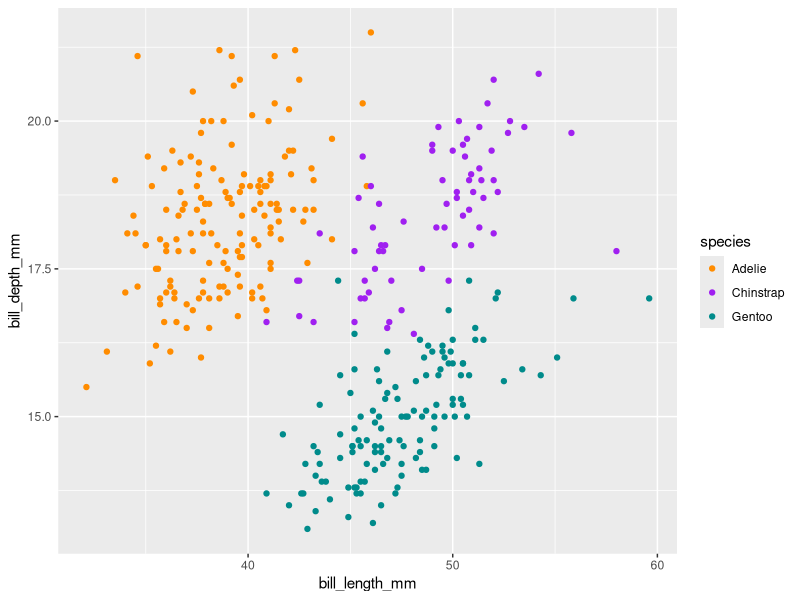
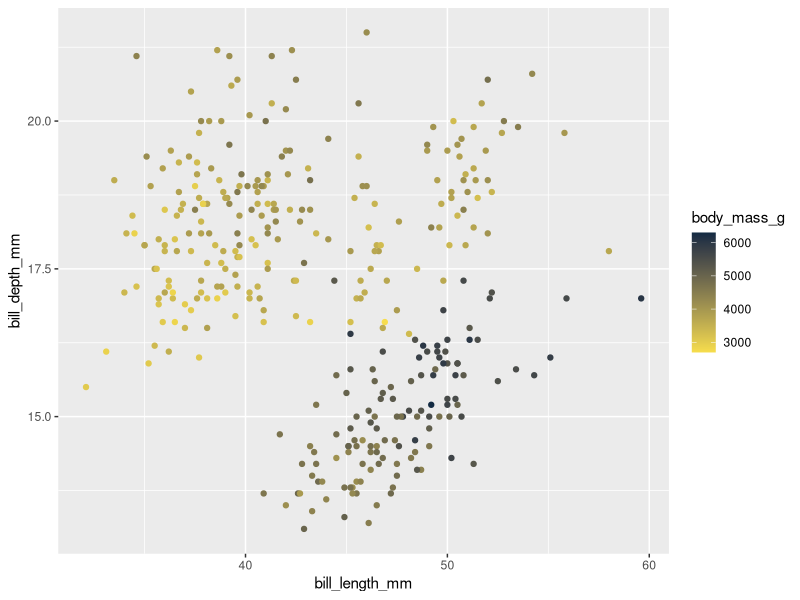
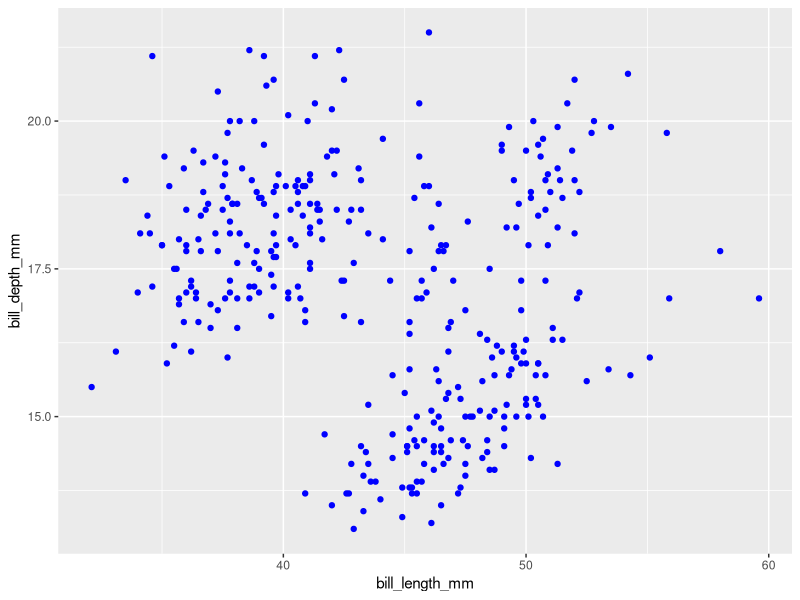
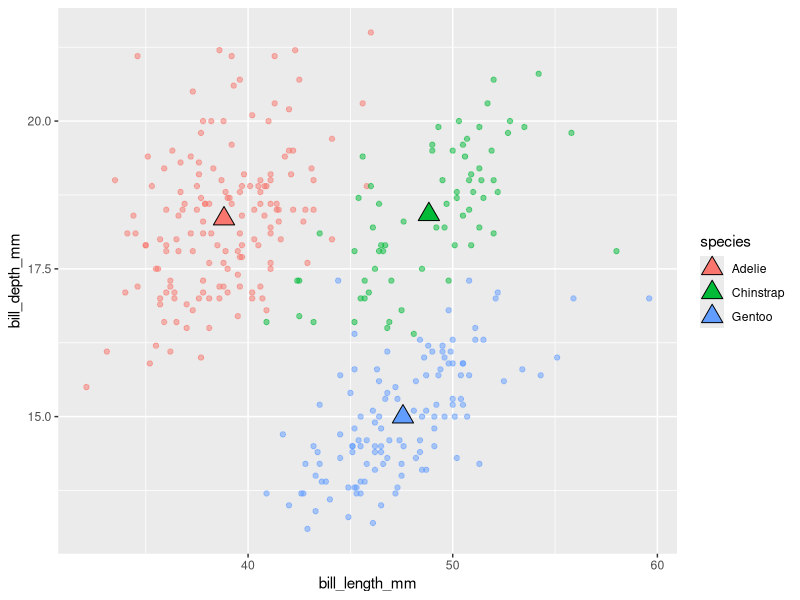
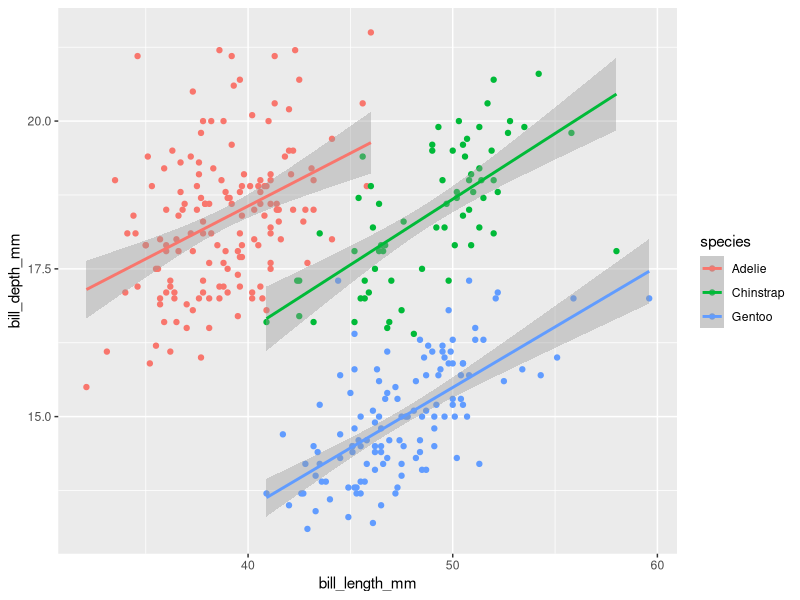
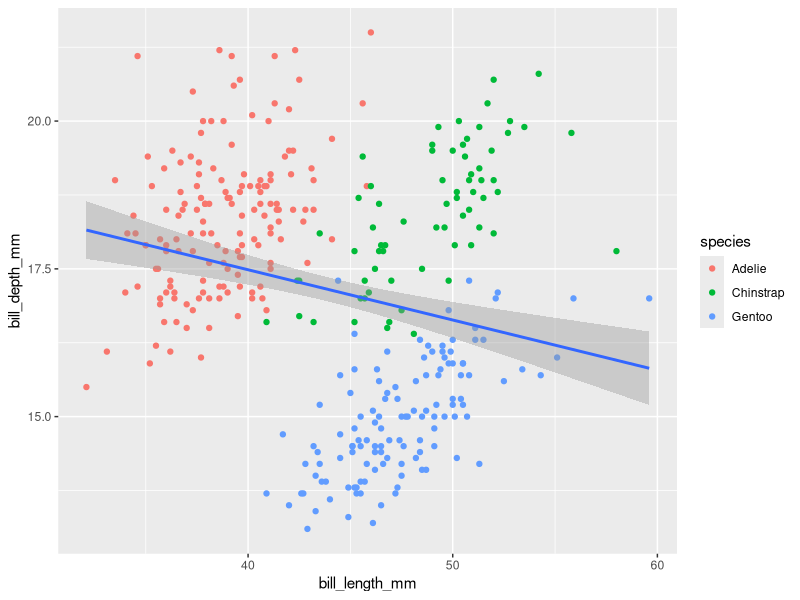
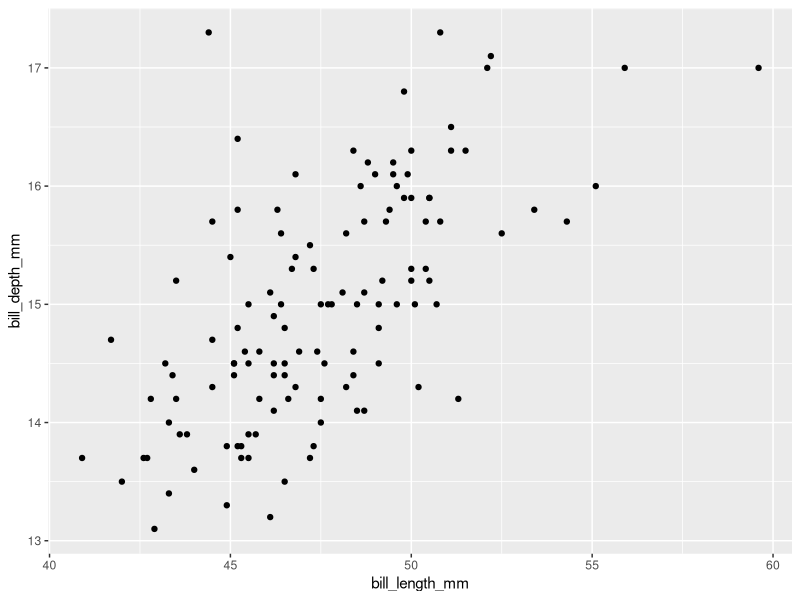
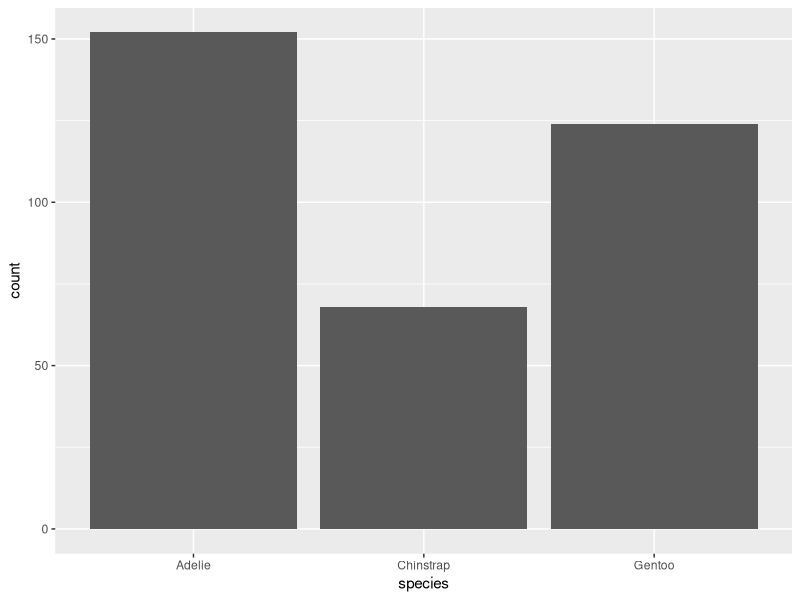

Reproduce these figures in R, in order.
## ---- chunk 1
#| eval: true
#| echo: true
#| message: false
#| warning: false
# load packages ----
library(tidyverse)
library(patchwork)
library(palmerpenguins)
## ---- chunk 2
# create some untidy temperature data ----
temp_data_wide <- tribble(
  ~date, ~station1, ~station2,  ~station3,
  "2023-10-01", 30.1, 29.8,  31.2,
  "2023-11-01", 28.6, 29.1,  33.4,
  "2023-12-01", 29.9, 28.5,  32.3
)

# print it out ----
print(temp_data_wide)
## ---- chunk 3
# convert data from wide > long ----
temp_data_long <- temp_data_wide |> 
  pivot_longer(cols = starts_with("station"),
               names_to = "station_id",
               values_to = "temp_c")

# print it out ----
print(temp_data_long)
## ---- chunk 4
#| warning: false
#..........scatter plot with custom categorical colors...........

ggplot(data = penguins, 
       aes(x = bill_length_mm, 
           y = bill_depth_mm, 
           color = species)) + 
  geom_point() + 
  scale_color_manual(values = c("darkorange", "purple", "cyan4"))
## ---- chunk 5
#| warning: false
#...........scatter plot with custom continuous colors...........
ggplot(penguins, aes(x = bill_length_mm, 
                     y = bill_depth_mm, 
                     color = body_mass_g)) + 
  geom_point() + 
  scale_color_gradient(low = "#F7DD4C", high = "#132B43")
## ---- chunk 6
#| warning: false
#................scatter plot with all blue points...............
ggplot(penguins, aes(x = bill_length_mm, y = bill_depth_mm)) + 
  geom_point(color = "blue")
## ---- chunk 7
#| warning: false
#| message: false
#..............create a separate penguins_summary df.............
penguins_summary <- penguins |>
  drop_na() |> 
  group_by(species) |> 
  summarize(
    mean_bill_length_mm = mean(bill_length_mm),
    mean_bill_depth_mm = mean(bill_depth_mm)
  )

#..........create ggplot with layers from different dfs..........

ggplot() + 
  geom_point(data = penguins, 
             aes(x = bill_length_mm, 
                 y = bill_depth_mm, 
                 color = species), 
             alpha = 0.5) + 
  geom_point(data = penguins_summary, 
             aes(x = mean_bill_length_mm, 
                           y = mean_bill_depth_mm, 
                           fill = species), 
             size = 5, 
             shape = 24)
## ---- chunk 8
#| warning: false
#| message: false
#.............scatterplot with lms fitted to species.............
ggplot(penguins, aes(x = bill_length_mm, y = bill_depth_mm, color = species)) +
  geom_point() + 
  geom_smooth(method = "lm")
## ---- chunk 9
#| warning: false
#| message: false
#..........scatterplot with lm fitted to entire data set.........
ggplot(penguins, aes(x = bill_length_mm, y = bill_depth_mm)) +
  geom_point(aes(color = species)) + 
  geom_smooth(method = "lm")
## ---- chunk 10
#| warning: false
#........filter for Gentoo penguins, then pipe into ggplot.......

penguins |> 
  filter(species == "Gentoo") |> 
  ggplot(aes(x = bill_length_mm, y = bill_depth_mm)) + 
  geom_point()
## ---- chunk 11
#| warning: false
#...................bar plot with default stat...................

ggplot(penguins, aes(x = species)) + 
  geom_bar()
## ---- chunk 12
#| warning: false

#........................new summarized df.......................
penguin_summary <- penguins |> 
  count(species) 

#..create bar heights based on `identity` of values in `n` col...

ggplot(penguin_summary, 
       aes(x = species, 
           y = n)) + 
  geom_bar(stat = "identity")
## ---- chunk 13
#| warning: false
#........................default position........................
ggplot(penguins, aes(x = species, fill = island)) +
  geom_bar(position = "stack")
## ---- chunk 14
#| warning: false
#..........................position fill.........................
ggplot(penguins, aes(x = species, fill = island)) +
  geom_bar(position = "fill") 
## ---- chunk 15
#| warning: false
#.........................position dodge.........................
ggplot(penguins, aes(x = species, fill = island)) +
  geom_bar(position = "dodge") 
## ---- chunk 16
#| warning: false
#.......................position functions.......................
ggplot(penguins, aes(x = species, fill = island)) +
  geom_bar(position = "dodge2") 
## ---- chunk 17
#| warning: false
#....................default coordinate system...................
ggplot(penguins, aes(x = species)) +
  geom_bar() + 
  coord_cartesian()
## ---- chunk 18
#| warning: false
#............................flip axes...........................
ggplot(penguins, aes(x = species)) +
  geom_bar() + 
  coord_flip()
## ---- chunk 19
#| warning: false
#........................polar coordinates.......................
ggplot(penguins, aes(x = species)) +
  geom_bar() + 
  coord_polar()
## ---- chunk 20
#| warning: false
#..................premade theme + custom theme..................
ggplot(penguins, aes(x = species)) +
  geom_bar() + 
  geom_bar() + 
  theme_light() + 
  theme(axis.title = element_text(size = 17, color = "purple"))
## ---- chunk 21
#| warning: false
#| message: false
#......................labels & facet wrap.......................
ggplot(penguins, 
       aes(x = flipper_length_mm, fill = species)) + 
  geom_histogram(position = "identity", alpha = .5) + 
  scale_fill_manual(values = c("darkorange", "purple", "cyan4")) +
  labs(x = "Flipper Length (mm)", 
       y = "Frequency", 
       fill = "Species", 
       title = "Penguin Flipper Lengths") + 
  facet_wrap(~species, ncol = 1)
## ---- chunk 22
#.................save scatter plot to obj `p1`..................
p1 <- ggplot(penguins, aes(x = bill_length_mm, y = bill_depth_mm, color = body_mass_g)) +
  geom_point() +
  scale_color_gradient(low = "#F7DD4C", high = "#132B43") +
  theme(
    legend.position = "top" # note: this is newly added from earlier!
  )

#....................save bar plot to obj `p2`...................
p2 <- ggplot(penguins, aes(x = species)) +
  geom_bar() +
  theme_light()

#...................save histogram to obj `p3`...................
p3 <- ggplot(penguins, aes(x = flipper_length_mm, fill = species)) + 
  geom_histogram(position = "identity", alpha = 0.5) +
  scale_fill_manual(values = c("darkorange", "purple", "cyan4"))
## ---- chunk 23
#| warning: false
#| message: false
#..........................stacked plots.........................
p1/p2/p3

#.......................side-by-side plots.......................
p1 + p2 + p3
#..........side-by-side & stacked plots + graphic title..........
(p1 + (p2 /p3)) + 
  plot_annotation(title = "Penguin Information")
  

